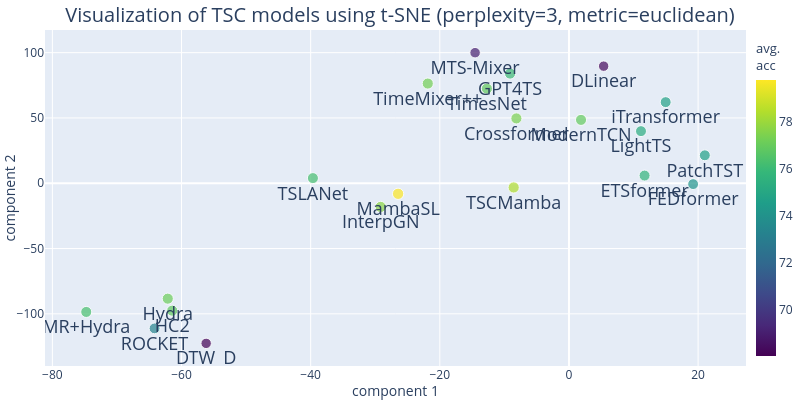
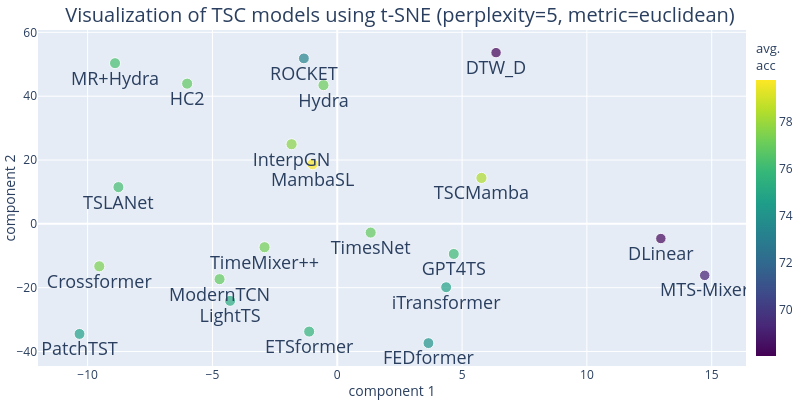
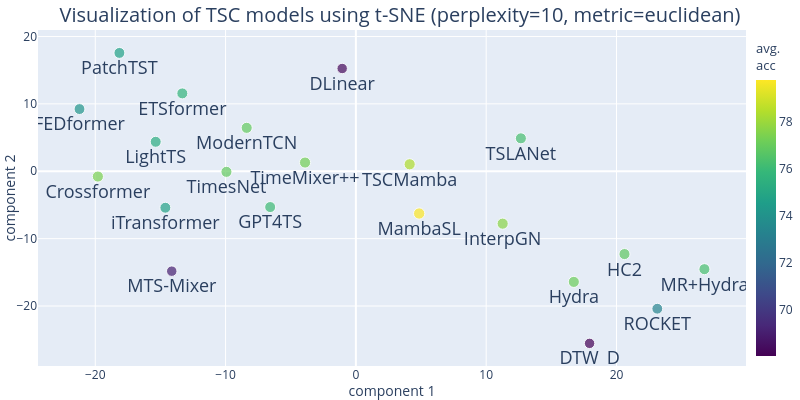

Notebook source saved alongside these figures, in order:
### Markdown cell above
### t-SNE

### Code cell
for i, p in enumerate([3,5,10]): 
    # t-SNE fitting
    tsne = TSNE(n_components=2, perplexity=p,
                max_iter=int(1e6), random_state=0) 
    X_tsne = tsne.fit_transform(df)

    # t-SNE visualization DataFrame
    df_tsne = pd.DataFrame(X_tsne, columns=['x', 'y'])
    df_tsne['model'] = df.index
    df_tsne['acc'] = df.mean(axis=1).values

    fig = px.scatter(df_tsne, x='x', y='y', text='model', 
                    labels={'x': 'component 1', 'y': 'component 2'},
                    color='acc',
                    color_continuous_scale=px.colors.sequential.Viridis,
                    size='acc',
                    size_max=8,
                    opacity=0.7)
    # fig size
    fig.update_layout(width=800, height=400)
    # title
    fig.update_layout(title=f'Visualization of TSC models using t-SNE (perplexity={p}, metric=euclidean)', 
                        title_x=0.5,  # center the title
                        title_y=0.98,
                        title_font=dict(size=20))
    # tight layout
    fig.update_layout(
        coloraxis_colorbar=dict(
            title="avg.<br>acc",
            title_font=dict(size=13),
            tickmode="array",
            tickvals=list(range(70,80,2)),
            lenmode="fraction",
            thickness=20,
            len=1,
            yanchor="middle",
            y=0.5,
            xanchor="left",
            x=1.0,
        ),
    )
    fig.update_layout(margin=dict(l=0, r=0, t=30, b=15))
    fig.update_xaxes(title_standoff=7)
    fig.update_yaxes(title_standoff=7)

    # text size
    fig.update_traces(textfont_size=18)
    fig.update_traces(textposition='bottom center')
    fig.update_layout(showlegend=False)
    fig.show()

    # # save the figure
    # write_image(fig, f'figures_tmp/tsne_perplexity_{p}.pdf', width=800, height=400, scale=2, format='pdf')

### Figure 1 — Plotly figure (JSON) as saved in the notebook; plotly's stock layout.template omitted (floating-point values rounded to 4 significant figures)
{"data": [{"hovertemplate": "component 1=%{x}<br>component 2=%{y}<br>acc=%{marker.color}<br>model=%{text}<extra></extra>", "legendgroup": "", "marker": {"color": [68.02, 73.31, 76.87, 77.12, 76.32, 68.25, 75.31, 69.0, 76.92, 76.94, 76.26, 77.28, 74.13, 75.72, 77.43, 74.73, 76.06, 74.8, 77.7, 78.4, 79.8], "coloraxis": "coloraxis", "opacity": 0.7, "size": [68.02, 73.31, 76.87, 77.12, 76.32, 68.25, 75.31, 69.0, 76.92, 76.94, 76.26, 77.28, 74.13, 75.72, 77.43, 74.73, 76.06, 74.8, 77.7, 78.4, 79.8], "sizemode": "area", "sizeref": 1.247, "symbol": "circle"}, "mode": "markers+text", "name": "", "orientation": "v", "showlegend": false, "text": ["DTW_D", "ROCKET", "HC2", "Hydra", "MR+Hydra", "DLinear", "LightTS", "MTS-Mixer", "TimesNet", "ModernTCN", "TSLANet", "TimeMixer++", "FEDformer", "ETSformer", "Crossformer", "PatchTST", "GPT4TS", "iTransformer", "InterpGN", "TSCMamba", "MambaSL"], "textfont": {"size": 18}, "textposition": "bottom center", "type": "scatter", "x": [-56.19, -64.18, -61.44, -62.13, -74.76, 5.374, 11.15, -14.54, -12.71, 1.868, -39.65, -21.87, 19.23, 11.71, -8.14, 21.04, -9.12, 14.98, -29.15, -8.562, -26.46], "xaxis": "x", "y": [-122.6, -111.2, -97.57, -88.39, -98.56, 89.68, 39.91, 99.99, 72.44, 48.51, 3.941, 76.35, -0.6542, 5.892, 49.64, 21.41, 83.96, 62.11, -18.11, -3.227, -8.087], "yaxis": "y"}], "layout": {"coloraxis": {"colorbar": {"len": 1, "lenmode": "fraction", "thickness": 20, "tickmode": "array", "tickvals": [70, 72, 74, 76, 78], "title": {"font": {"size": 13}, "text": "avg.<br>acc"}, "x": 1, "xanchor": "left", "y": 0.5, "yanchor": "middle"}, "colorscale": [[0, "#440154"], [0.1111, "#482878"], [0.2222, "#3e4989"], [0.3333, "#31688e"], [0.4444, "#26828e"], [0.5556, "#1f9e89"], [0.6667, "#35b779"], [0.7778, "#6ece58"], [0.8889, "#b5de2b"], [1, "#fde725"]]}, "height": 400, "legend": {"itemsizing": "constant", "tracegroupgap": 0}, "margin": {"b": 15, "l": 0, "r": 0, "t": 30}, "showlegend": false, "title": {"font": {"size": 20}, "text": "Visualization of TSC models using t-SNE (perplexity=3, metric=euclidean)", "x": 0.5, "y": 0.98}, "width": 800, "xaxis": {"anchor": "y", "domain": [0, 1], "title": {"standoff": 7, "text": "component 1"}}, "yaxis": {"anchor": "x", "domain": [0, 1], "title": {"standoff": 7, "text": "component 2"}}}}

### Figure 2 — Plotly figure (JSON) as saved in the notebook; plotly's stock layout.template omitted (floating-point values rounded to 4 significant figures)
{"data": [{"hovertemplate": "component 1=%{x}<br>component 2=%{y}<br>acc=%{marker.color}<br>model=%{text}<extra></extra>", "legendgroup": "", "marker": {"color": [68.02, 73.31, 76.87, 77.12, 76.32, 68.25, 75.31, 69.0, 76.92, 76.94, 76.26, 77.28, 74.13, 75.72, 77.43, 74.73, 76.06, 74.8, 77.7, 78.4, 79.8], "coloraxis": "coloraxis", "opacity": 0.7, "size": [68.02, 73.31, 76.87, 77.12, 76.32, 68.25, 75.31, 69.0, 76.92, 76.94, 76.26, 77.28, 74.13, 75.72, 77.43, 74.73, 76.06, 74.8, 77.7, 78.4, 79.8], "sizemode": "area", "sizeref": 1.247, "symbol": "circle"}, "mode": "markers+text", "name": "", "orientation": "v", "showlegend": false, "text": ["DTW_D", "ROCKET", "HC2", "Hydra", "MR+Hydra", "DLinear", "LightTS", "MTS-Mixer", "TimesNet", "ModernTCN", "TSLANet", "TimeMixer++", "FEDformer", "ETSformer", "Crossformer", "PatchTST", "GPT4TS", "iTransformer", "InterpGN", "TSCMamba", "MambaSL"], "textfont": {"size": 18}, "textposition": "bottom center", "type": "scatter", "x": [6.361, -1.337, -6.013, -0.5522, -8.903, 12.96, -4.293, 14.72, 1.337, -4.715, -8.767, -2.914, 3.652, -1.126, -9.533, -10.33, 4.668, 4.362, -1.83, 5.776, -0.9878], "xaxis": "x", "y": [53.64, 51.84, 43.93, 43.45, 50.35, -4.597, -24.11, -16.13, -2.725, -17.33, 11.51, -7.312, -37.35, -33.74, -13.3, -34.48, -9.431, -19.85, 24.95, 14.39, 18.73], "yaxis": "y"}], "layout": {"coloraxis": {"colorbar": {"len": 1, "lenmode": "fraction", "thickness": 20, "tickmode": "array", "tickvals": [70, 72, 74, 76, 78], "title": {"font": {"size": 13}, "text": "avg.<br>acc"}, "x": 1, "xanchor": "left", "y": 0.5, "yanchor": "middle"}, "colorscale": [[0, "#440154"], [0.1111, "#482878"], [0.2222, "#3e4989"], [0.3333, "#31688e"], [0.4444, "#26828e"], [0.5556, "#1f9e89"], [0.6667, "#35b779"], [0.7778, "#6ece58"], [0.8889, "#b5de2b"], [1, "#fde725"]]}, "height": 400, "legend": {"itemsizing": "constant", "tracegroupgap": 0}, "margin": {"b": 15, "l": 0, "r": 0, "t": 30}, "showlegend": false, "title": {"font": {"size": 20}, "text": "Visualization of TSC models using t-SNE (perplexity=5, metric=euclidean)", "x": 0.5, "y": 0.98}, "width": 800, "xaxis": {"anchor": "y", "domain": [0, 1], "title": {"standoff": 7, "text": "component 1"}}, "yaxis": {"anchor": "x", "domain": [0, 1], "title": {"standoff": 7, "text": "component 2"}}}}

### Figure 3 — Plotly figure (JSON) as saved in the notebook; plotly's stock layout.template omitted (floating-point values rounded to 4 significant figures)
{"data": [{"hovertemplate": "component 1=%{x}<br>component 2=%{y}<br>acc=%{marker.color}<br>model=%{text}<extra></extra>", "legendgroup": "", "marker": {"color": [68.02, 73.31, 76.87, 77.12, 76.32, 68.25, 75.31, 69.0, 76.92, 76.94, 76.26, 77.28, 74.13, 75.72, 77.43, 74.73, 76.06, 74.8, 77.7, 78.4, 79.8], "coloraxis": "coloraxis", "opacity": 0.7, "size": [68.02, 73.31, 76.87, 77.12, 76.32, 68.25, 75.31, 69.0, 76.92, 76.94, 76.26, 77.28, 74.13, 75.72, 77.43, 74.73, 76.06, 74.8, 77.7, 78.4, 79.8], "sizemode": "area", "sizeref": 1.247, "symbol": "circle"}, "mode": "markers+text", "name": "", "orientation": "v", "showlegend": false, "text": ["DTW_D", "ROCKET", "HC2", "Hydra", "MR+Hydra", "DLinear", "LightTS", "MTS-Mixer", "TimesNet", "ModernTCN", "TSLANet", "TimeMixer++", "FEDformer", "ETSformer", "Crossformer", "PatchTST", "GPT4TS", "iTransformer", "InterpGN", "TSCMamba", "MambaSL"], "textfont": {"size": 18}, "textposition": "bottom center", "type": "scatter", "x": [17.93, 23.13, 20.61, 16.73, 26.75, -1.052, -15.36, -14.13, -9.934, -8.38, 12.66, -3.901, -21.21, -13.32, -19.8, -18.15, -6.577, -14.62, 11.26, 4.128, 4.857], "xaxis": "x", "y": [-25.54, -20.4, -12.29, -16.42, -14.53, 15.25, 4.376, -14.83, -0.08517, 6.445, 4.886, 1.295, 9.231, 11.56, -0.7822, 17.56, -5.312, -5.41, -7.776, 1.035, -6.269], "yaxis": "y"}], "layout": {"coloraxis": {"colorbar": {"len": 1, "lenmode": "fraction", "thickness": 20, "tickmode": "array", "tickvals": [70, 72, 74, 76, 78], "title": {"font": {"size": 13}, "text": "avg.<br>acc"}, "x": 1, "xanchor": "left", "y": 0.5, "yanchor": "middle"}, "colorscale": [[0, "#440154"], [0.1111, "#482878"], [0.2222, "#3e4989"], [0.3333, "#31688e"], [0.4444, "#26828e"], [0.5556, "#1f9e89"], [0.6667, "#35b779"], [0.7778, "#6ece58"], [0.8889, "#b5de2b"], [1, "#fde725"]]}, "height": 400, "legend": {"itemsizing": "constant", "tracegroupgap": 0}, "margin": {"b": 15, "l": 0, "r": 0, "t": 30}, "showlegend": false, "title": {"font": {"size": 20}, "text": "Visualization of TSC models using t-SNE (perplexity=10, metric=euclidean)", "x": 0.5, "y": 0.98}, "width": 800, "xaxis": {"anchor": "y", "domain": [0, 1], "title": {"standoff": 7, "text": "component 1"}}, "yaxis": {"anchor": "x", "domain": [0, 1], "title": {"standoff": 7, "text": "component 2"}}}}
